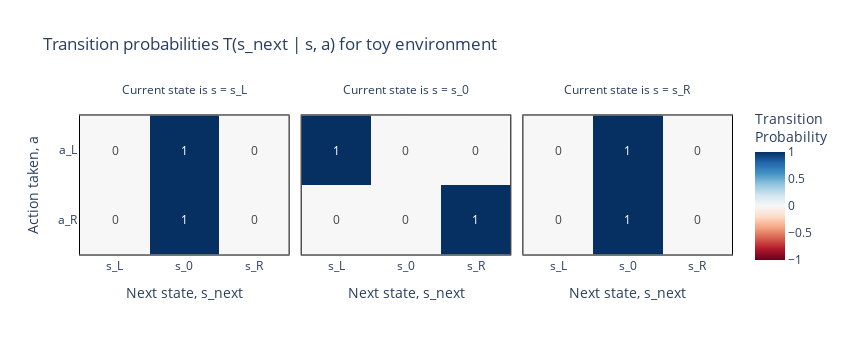
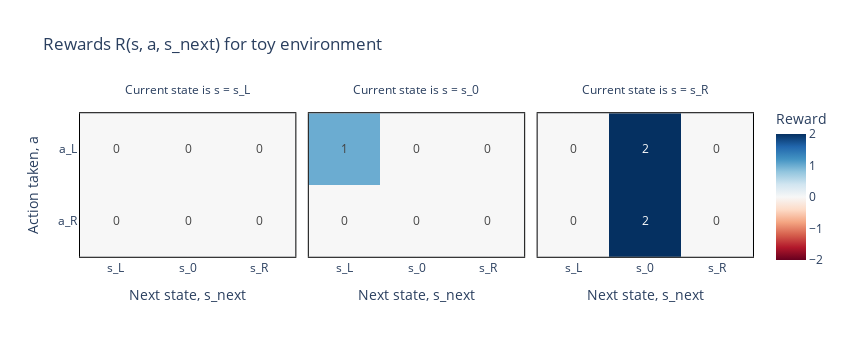

Write notebook code for charts like these, in order.
### Markdown cell above
Given a definition for the `dynamics` function, the `Environment` class automatically generates `T` and `R` for us. We can plot these below:

- The first plot shows **transition probabilities** $T(s_{next} \mid s, a)$. It has only probabilities of 1 and 0 because transitions are deterministic ($s_{next}$ is a function of $s$ and $a$). At $s_L$ or $s_R$ you'll move back to the center $s_0$ regardless of what action you take, but at $s_0$ you can move either left or right and it will have different outcomes.
- The second plot shows **rewards** $R(s, a, s_{next})$. The rewards are $1$ for $s_0 \to s_L$, and $2$ for $s_R \to s_0$, and zero reward for all other possible transitions.

Note that the environment being deterministic means the reward is uniquely determined by $s$ and $a$ (because $s_{next}$ is a function of $s$ and $a$). This won't always be the case in RL, as we move to more complex environments (where e.g. a move has a certain chance of causing you to slip and move in a different direction).

### Code cell
toy = Toy()

actions = ["a_L", "a_R"]
states = ["s_L", "s_0", "s_R"]

imshow(
    toy.T,  # dimensions (s, a, s_next)
    title="Transition probabilities T(s_next | s, a) for toy environment",
    facet_col=0,
    facet_labels=[f"Current state is s = {s}" for s in states],
    y=actions,
    x=states,
    labels={"x": "Next state, s_next", "y": "Action taken, a", "color": "Transition<br>Probability"},
    text_auto=".0f",
    border=True,
    width=850,
    height=350,
)

imshow(
    toy.R,  # dimensions (s, a, s_next)
    title="Rewards R(s, a, s_next) for toy environment",
    facet_col=0,
    facet_labels=[f"Current state is s = {s}" for s in states],
    y=actions,
    x=states,
    labels={"x": "Next state, s_next", "y": "Action taken, a", "color": "Reward"},
    text_auto=".0f",
    border=True,
    width=850,
    height=350,
)

### Figure 1 — Plotly figure (JSON) as saved in the notebook; plotly's stock layout.template omitted (floating-point values rounded to 4 significant figures)
{"data": [{"coloraxis": "coloraxis", "hovertemplate": "Next state, s_next: %{x}<br>Action taken, a: %{y}<br>Transition<br>Probability: %{z}<extra></extra>", "name": "0", "texttemplate": "%{z:.0f}", "type": "heatmap", "x": ["s_L", "s_0", "s_R"], "xaxis": "x", "y": ["a_L", "a_R"], "yaxis": "y", "z": [[0, 1, 0], [0, 1, 0]]}, {"coloraxis": "coloraxis", "hovertemplate": "Next state, s_next: %{x}<br>Action taken, a: %{y}<br>Transition<br>Probability: %{z}<extra></extra>", "name": "1", "texttemplate": "%{z:.0f}", "type": "heatmap", "x": ["s_L", "s_0", "s_R"], "xaxis": "x2", "y": ["a_L", "a_R"], "yaxis": "y2", "z": [[1, 0, 0], [0, 0, 1]]}, {"coloraxis": "coloraxis", "hovertemplate": "Next state, s_next: %{x}<br>Action taken, a: %{y}<br>Transition<br>Probability: %{z}<extra></extra>", "name": "2", "texttemplate": "%{z:.0f}", "type": "heatmap", "x": ["s_L", "s_0", "s_R"], "xaxis": "x3", "y": ["a_L", "a_R"], "yaxis": "y3", "z": [[0, 1, 0], [0, 1, 0]]}], "layout": {"annotations": [{"font": {}, "showarrow": false, "text": "Current state is s = s_L", "x": 0.16, "xanchor": "center", "xref": "paper", "y": 1, "yanchor": "bottom", "yref": "paper"}, {"font": {}, "showarrow": false, "text": "Current state is s = s_0", "x": 0.5, "xanchor": "center", "xref": "paper", "y": 1, "yanchor": "bottom", "yref": "paper"}, {"font": {}, "showarrow": false, "text": "Current state is s = s_R", "x": 0.84, "xanchor": "center", "xref": "paper", "y": 1, "yanchor": "bottom", "yref": "paper"}], "coloraxis": {"cmid": 0, "colorbar": {"title": {"text": "Transition<br>Probability"}}, "colorscale": [[0, "rgb(103,0,31)"], [0.1, "rgb(178,24,43)"], [0.2, "rgb(214,96,77)"], [0.3, "rgb(244,165,130)"], [0.4, "rgb(253,219,199)"], [0.5, "rgb(247,247,247)"], [0.6, "rgb(209,229,240)"], [0.7, "rgb(146,197,222)"], [0.8, "rgb(67,147,195)"], [0.9, "rgb(33,102,172)"], [1, "rgb(5,48,97)"]]}, "height": 350, "title": {"text": "Transition probabilities T(s_next | s, a) for toy environment"}, "width": 850, "xaxis": {"anchor": "y", "constrain": "domain", "domain": [0, 0.32], "linecolor": "black", "linewidth": 1, "mirror": true, "scaleanchor": "y", "showline": true, "title": {"text": "Next state, s_next"}}, "xaxis2": {"anchor": "y2", "domain": [0.34, 0.66], "linecolor": "black", "linewidth": 1, "matches": "x", "mirror": true, "showline": true, "title": {"text": "Next state, s_next"}}, "xaxis3": {"anchor": "y3", "domain": [0.68, 1.0], "linecolor": "black", "linewidth": 1, "matches": "x", "mirror": true, "showline": true, "title": {"text": "Next state, s_next"}}, "yaxis": {"anchor": "x", "autorange": "reversed", "constrain": "domain", "domain": [0, 1], "linecolor": "black", "linewidth": 1, "mirror": true, "showline": true, "title": {"text": "Action taken, a"}}, "yaxis2": {"anchor": "x2", "domain": [0, 1], "linecolor": "black", "linewidth": 1, "matches": "y", "mirror": true, "showline": true, "showticklabels": false}, "yaxis3": {"anchor": "x3", "domain": [0, 1], "linecolor": "black", "linewidth": 1, "matches": "y", "mirror": true, "showline": true, "showticklabels": false}}}

### Figure 2 — Plotly figure (JSON) as saved in the notebook; plotly's stock layout.template omitted (floating-point values rounded to 4 significant figures)
{"data": [{"coloraxis": "coloraxis", "hovertemplate": "Next state, s_next: %{x}<br>Action taken, a: %{y}<br>Reward: %{z}<extra></extra>", "name": "0", "texttemplate": "%{z:.0f}", "type": "heatmap", "x": ["s_L", "s_0", "s_R"], "xaxis": "x", "y": ["a_L", "a_R"], "yaxis": "y", "z": [[0, 0, 0], [0, 0, 0]]}, {"coloraxis": "coloraxis", "hovertemplate": "Next state, s_next: %{x}<br>Action taken, a: %{y}<br>Reward: %{z}<extra></extra>", "name": "1", "texttemplate": "%{z:.0f}", "type": "heatmap", "x": ["s_L", "s_0", "s_R"], "xaxis": "x2", "y": ["a_L", "a_R"], "yaxis": "y2", "z": [[1, 0, 0], [0, 0, 0]]}, {"coloraxis": "coloraxis", "hovertemplate": "Next state, s_next: %{x}<br>Action taken, a: %{y}<br>Reward: %{z}<extra></extra>", "name": "2", "texttemplate": "%{z:.0f}", "type": "heatmap", "x": ["s_L", "s_0", "s_R"], "xaxis": "x3", "y": ["a_L", "a_R"], "yaxis": "y3", "z": [[0, 2, 0], [0, 2, 0]]}], "layout": {"annotations": [{"font": {}, "showarrow": false, "text": "Current state is s = s_L", "x": 0.16, "xanchor": "center", "xref": "paper", "y": 1, "yanchor": "bottom", "yref": "paper"}, {"font": {}, "showarrow": false, "text": "Current state is s = s_0", "x": 0.5, "xanchor": "center", "xref": "paper", "y": 1, "yanchor": "bottom", "yref": "paper"}, {"font": {}, "showarrow": false, "text": "Current state is s = s_R", "x": 0.84, "xanchor": "center", "xref": "paper", "y": 1, "yanchor": "bottom", "yref": "paper"}], "coloraxis": {"cmid": 0, "colorbar": {"title": {"text": "Reward"}}, "colorscale": [[0, "rgb(103,0,31)"], [0.1, "rgb(178,24,43)"], [0.2, "rgb(214,96,77)"], [0.3, "rgb(244,165,130)"], [0.4, "rgb(253,219,199)"], [0.5, "rgb(247,247,247)"], [0.6, "rgb(209,229,240)"], [0.7, "rgb(146,197,222)"], [0.8, "rgb(67,147,195)"], [0.9, "rgb(33,102,172)"], [1, "rgb(5,48,97)"]]}, "height": 350, "title": {"text": "Rewards R(s, a, s_next) for toy environment"}, "width": 850, "xaxis": {"anchor": "y", "constrain": "domain", "domain": [0, 0.32], "linecolor": "black", "linewidth": 1, "mirror": true, "scaleanchor": "y", "showline": true, "title": {"text": "Next state, s_next"}}, "xaxis2": {"anchor": "y2", "domain": [0.34, 0.66], "linecolor": "black", "linewidth": 1, "matches": "x", "mirror": true, "showline": true, "title": {"text": "Next state, s_next"}}, "xaxis3": {"anchor": "y3", "domain": [0.68, 1.0], "linecolor": "black", "linewidth": 1, "matches": "x", "mirror": true, "showline": true, "title": {"text": "Next state, s_next"}}, "yaxis": {"anchor": "x", "autorange": "reversed", "constrain": "domain", "domain": [0, 1], "linecolor": "black", "linewidth": 1, "mirror": true, "showline": true, "title": {"text": "Action taken, a"}}, "yaxis2": {"anchor": "x2", "domain": [0, 1], "linecolor": "black", "linewidth": 1, "matches": "y", "mirror": true, "showline": true, "showticklabels": false}, "yaxis3": {"anchor": "x3", "domain": [0, 1], "linecolor": "black", "linewidth": 1, "matches": "y", "mirror": true, "showline": true, "showticklabels": false}}}
